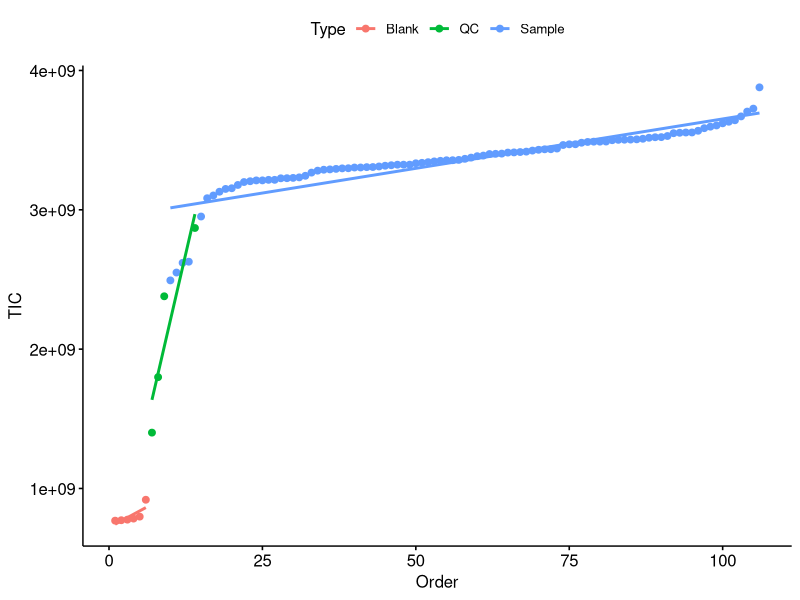

The R source for this figure:
setwd("~/OneDrive - University of California, San Diego Health/Projects/Caltech/Manuscript_AD_Tissue")

library(tidyverse)
library(ggpubr)
library(vegan)
library(patchwork)
library(rstatix)

# Read data and metadata
data <- read_csv("data/mice_abx/gnps_abx.csv")
meta <- read.delim("data/mice_abx/metadata.txt")
meta <- meta %>% dplyr::mutate(filename = gsub(".mzXML", "", filename))

# Data tables
data_mice <- data %>%
  column_to_rownames("row ID") %>% dplyr::select(contains("Peak")) %>% 
  t() %>% as.data.frame() %>% rownames_to_column("SampleID") %>% 
  arrange(SampleID) %>% distinct(SampleID, .keep_all = TRUE)

data_mice$SampleID <- gsub(".mzXML Peak area", "", data_mice$SampleID)


# Check TIC 
data_TIC <- data.frame(TIC = rowSums(data_mice %>% column_to_rownames("SampleID"))) %>%
  rownames_to_column("SampleID") %>% arrange(TIC) %>% 
  dplyr::mutate(Type = case_when(str_detect(pattern = "blank", SampleID) ~ "Blank",
                                 str_detect(pattern = "CQ", SampleID) ~ "QC",
                                 TRUE ~ "Sample"))

data_TIC %>%
  dplyr::mutate(Order = seq_len(n())) %>% # fake order
  ggscatter("Order", "TIC", add = "reg.line", color = "Type")


# Remove sample with low or high TIC
sample_filter <- data_TIC %>% dplyr::filter(Type == "Sample") %>%
  dplyr::filter(TIC > 3e9)

Q1 <- quantile(sample_filter$TIC, 0.25)
Q3 <- quantile(sample_filter$TIC, 0.75)
IQR <- Q3 - Q1

lower_bound <- Q1 - 1.5 * IQR
upper_bound <- Q3 + 1.5 * IQR

sample_final <- sample_filter %>%
  dplyr::filter(TIC >= lower_bound & TIC <= upper_bound)


# Check carnitines --> (9657 - m/z 280.1545 and 10843 - m/z 294.1703 and 9300 - m/z 266.139)
carnitines <- data_mice %>% dplyr::filter(SampleID %in% sample_final$SampleID) %>%
  dplyr::select("SampleID", "9657", "10843", "9300")

# plot 266
plot_266 <- carnitines %>% left_join(meta, by = c("SampleID" = "filename")) %>%
  dplyr::mutate(LogMol = log(`9300` + 1)) %>%
  ggboxplot(x = "ATTRIBUTE_Traitement", y = "LogMol", add = "jitter",
            xlab = FALSE, title = "m/z 266.139", ylab = "Log(Peak Area)",
            add.params = list(color = "ATTRIBUTE_Traitement", alpha = 0.5), legend = "none",
            palette = c("#214d65", "#E5BF86", "#287DAB")) + ylim(0,15)  +
  theme(plot.title = element_text(size = 10), axis.title = element_text(size = 8),
        axis.text = element_text(size = 6))

# plot 280
plot_280 <- carnitines %>% left_join(meta, by = c("SampleID" = "filename")) %>%
  dplyr::mutate(LogMol = log(`9657` + 1)) %>%
  ggboxplot(x = "ATTRIBUTE_Traitement", y = "LogMol", add = "jitter",
            xlab = FALSE, title = "m/z 280.154", ylab = "Log(Peak Area)",
            add.params = list(color = "ATTRIBUTE_Traitement", alpha = 0.5), legend = "none",
            palette = c("#214d65", "#E5BF86", "#287DAB")) + ylim(0,15)  +
  theme(plot.title = element_text(size = 10), axis.title = element_text(size = 8),
        axis.text = element_text(size = 6))

# plot 294
plot_294 <- carnitines %>% left_join(meta, by = c("SampleID" = "filename")) %>%
  dplyr::mutate(LogMol = log(`10843` + 1)) %>%
  ggboxplot(x = "ATTRIBUTE_Traitement", y = "LogMol", add = "jitter",
            xlab = FALSE, title = "m/z 294.170", ylab = "Log(Peak Area)",
            add.params = list(color = "ATTRIBUTE_Traitement", alpha = 0.5), legend = "none",
            palette = c("#214d65", "#E5BF86", "#287DAB")) + ylim(0,15)  +
  theme(plot.title = element_text(size = 10), axis.title = element_text(size = 6),
        axis.text = element_text(size = 6))

# Combined plots
plot_carn <- ggarrange(plot_266, plot_280, plot_294, nrow = 1)

#ggsave(plot = plot_carn, filename = "Carn_ABX.svg", device = "svg", dpi = "retina", height = 2, width = 4)

# Stats
carnitines %>% left_join(meta, by = c("SampleID" = "filename")) %>%
  dplyr::mutate(LogMol = log(`9300` + 1)) %>%
  pairwise_wilcox_test(formula = LogMol ~ ATTRIBUTE_Traitement)

carnitines %>% left_join(meta, by = c("SampleID" = "filename")) %>%
  dplyr::mutate(LogMol = log(`9657` + 1)) %>%
  pairwise_wilcox_test(formula = LogMol ~ ATTRIBUTE_Traitement)

carnitines %>% left_join(meta, by = c("SampleID" = "filename")) %>%
  dplyr::mutate(LogMol = log(`10843` + 1)) %>%
  pairwise_wilcox_test(formula = LogMol ~ ATTRIBUTE_Traitement)
